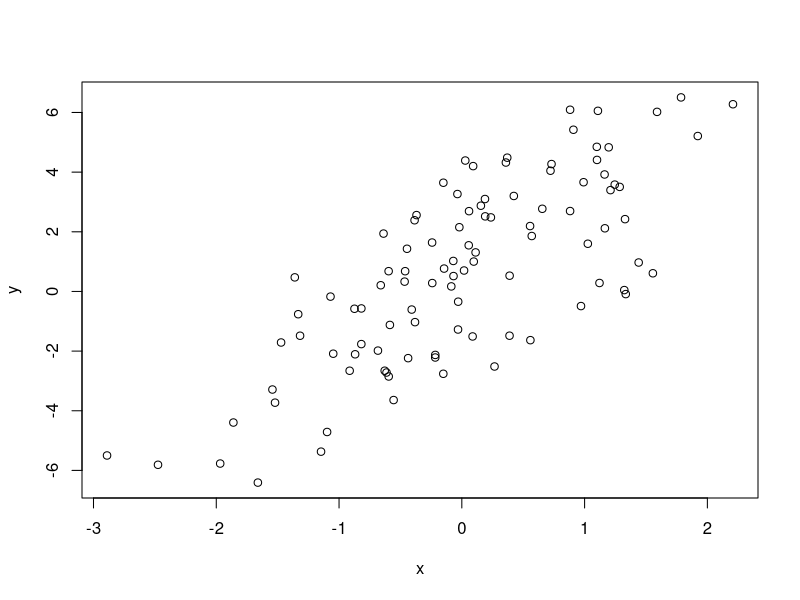
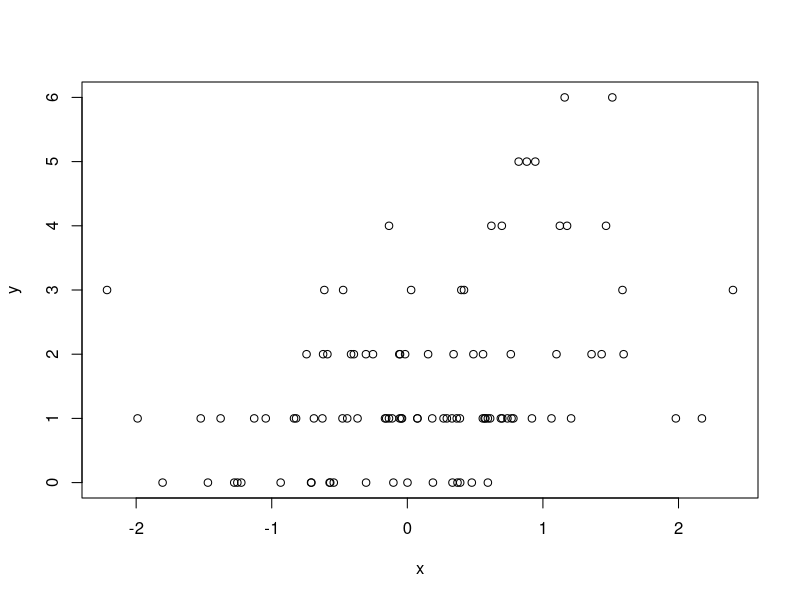

The R source for these figures, in order:
## ---- chunk 1
knitr::opts_chunk$set(echo = TRUE)
## ---- chunk 2
str(str)
str(lm) ## gives arguments of a function

x <- rnorm(100, 2, 4)
summary(x)
str(x)  ## gives different information

f <- gl(40, 10)
str(f)
summary(f)  ## summary is not as useful in this case.

library(datasets)
str(airquality)  ## output for a data frame

m <- matrix(rnorm(100), 10, 10)
str(m)  ## results for a matrix, dimensions and sample of first column

s <- split(airquality, airquality$Month)
 ## this is a list with 5 data frames, each one a piece of the 
 ## original, separated by month.
str(s)  ## gives some detail for each element
## ---- chunk 3
str(list(dnorm = dnorm, pnorm = pnorm, qnorm = qnorm, rnorm = rnorm))
## ---- chunk 4
set.seed(1)
rnorm(5)
rnorm(5)  ## different from original, seed not set.
set.seed(1)
rnorm(5)  ## equal to original, seed has been set.
## ---- chunk 5
set.seed(20)
x <- rnorm(100)
e <- rnorm(100, 0, 2)
y <- 0.5 + 2 * x + e
summary(y)
plot(x, y)
## ---- chunk 6
set.seed(1)
x <- rnorm(100)
log.mu <- 0.5 + 0.3 * x
y <- rpois(100, exp(log.mu))
summary(y)
plot(x, y)
